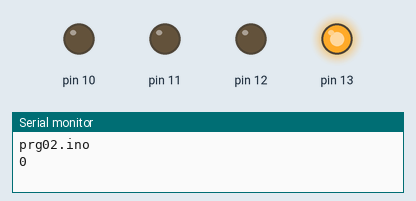
Recording of a sketch running on a simulated Arduino Uno, built with avr-gcc and run on an emulated ATmega328P. Shown: output pins drawn as LEDs (lit = HIGH), the last lines printed to the serial monitor.

Above: at 0.2 s.
At 1.2 s:
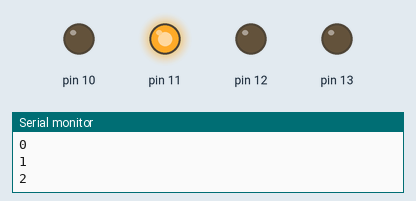
At 2.7 s:
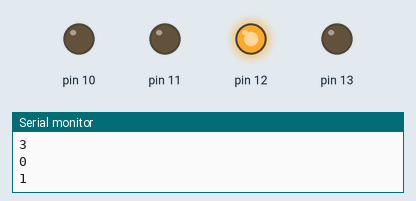
At 3.7 s:
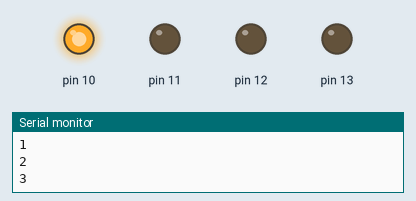
Timing chart, 0 to 4.6 s (numbered marks = the images above):
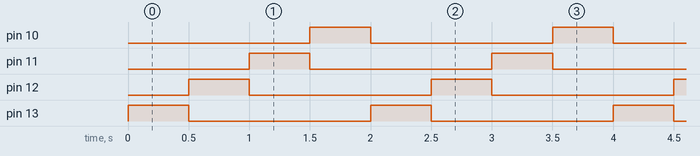

The sketch:

prg02.ino
```cpp
void setup() {
  Serial.begin(115200);
  Serial.println(__FILE__);
  pinMode(10, OUTPUT);
  pinMode(11, OUTPUT);
  pinMode(12, OUTPUT);
  pinMode(13, OUTPUT);
  }

void loop() {
  static int n=0;

  digitalWrite(13,n==0);
  digitalWrite(12,n==1);
  digitalWrite(11,n==2);
  digitalWrite(10,n==3);
  Serial.println(n);
  delay(500);
  n++;
  if(n>3){
    n=0;
  }
}
```

Measured:
- by itself, pin 10–13: alternates HIGH for 0.50 s and LOW for 1.5 s
- by itself, everything shown: repeats every 2.0 s, in 4 steps
